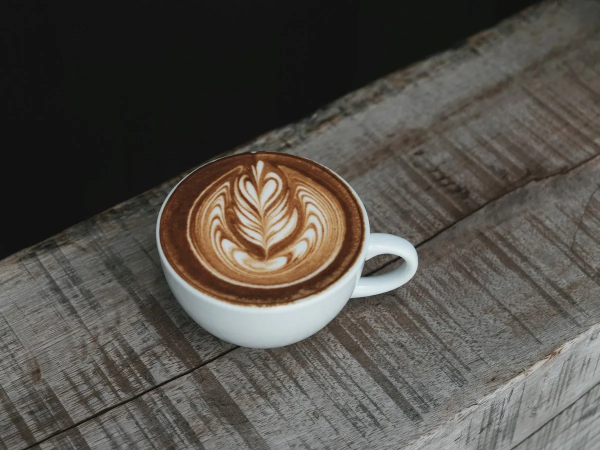
#> input picture images/produits/cappuccino.webp, 1200 x 900 px (shown at 1/2 size)
$ python -i plates.py   (imports and definitions only)
#> lines starting #> are read from the running program, lines starting #| are printed output that depends on the picture; after the words box and inside, x2 and y2 are one past the last pixel; in counts of white or black regions, pixels touching at a corner belong together
#> further down, picture is the input picture: shape (900, 1200, 3); mean B, G, R 73.2, 79.1, 83.1
# Transforme les photos annotées des fiches de production Treffel en photos de carte :
# plat détouré (ellipse), flèches/étiquettes retirées (inpainting), cadrage serré 4:3,
# fond de pierre sombre texturé, ombre douce, étalonnage chaud, vignette.
#
#   python -I plates.py <src_dir> <out_dir> <overrides_dir> [--only slug]
#
# Réglages par plat : <overrides_dir>/<slug>.json, tous les champs sont optionnels :
#   ellipse   [cx, cy, ra, rb, angle]   plat, en pixels SOURCE (sinon détection auto)
#   extra     [[cx, cy, ra, rb, angle]] ellipses ajoutées au détourage (pot, coupelle…)
#   shrink    0.985    réduction de l'ellipse (évite un liseré blanc)
#   zoom      0.92     < 1 = le plat déborde du cadre ; 1 = plat entier
#   offset    [dx, dy] décalage du cadrage, pixels SOURCE
#   auto      {"strokes": true, "hough": true, "heads": true, "text": true}
#             active/désactive chaque détection automatique
#   protect_out [[fx0, fy0, fx1, fy1]]  zones (fractions 0..1 de l'image FINALE) que
#             le nettoyage automatique ne doit pas toucher (nourriture abîmée)
#   erase_out   [[fx0, fy0, fx1, fy1]]  zones (fractions de l'image FINALE) à effacer
#             (restes de flèches, pointes, lettres) ; reportées sur la source
#   erase_radius 4     rayon d'inpainting
import sys, os, json
import numpy as np
import cv2

args = [a for a in sys.argv[1:] if not a.startswith("--")]
# [1 line that did not run here, left out]
ONLY = None
if "--only" in sys.argv:
    ONLY = sys.argv[sys.argv.index("--only") + 1]
# [2 lines not run here, left out]

DISHES = {
    "production-p1-0.png": "le-breakfast-club",
    "production-p2-0.png": "le-savory-club",
    "production-p3-0.png": "granola-bowl",
    "production-p4-0.png": "salade-classique",
    "production-p5-0.png": "sardines-houmous-mediterranean",
    "production-p6-0.png": "sweet-mediterranean-bowl",
    "production-p7-0.png": "chickpea-salad-bowl",
    "production-p8-0.png": "recovery-bowl",
    "production-p9-0.png": "dragon-eyes-rice",
}
W_OUT, H_OUT = 1200, 900


def load_ovr(slug):
    p = os.path.join(OVR_DIR, slug + ".json")
    return json.load(open(p, encoding="utf-8")) if os.path.exists(p) else {}


def find_plate(img):
    hsv = cv2.cvtColor(img, cv2.COLOR_BGR2HSV)
#> hsv: shape (900, 1200, 3); mean H, S, V 26.9, 31.8, 84.1
    gray = cv2.cvtColor(img, cv2.COLOR_BGR2GRAY)
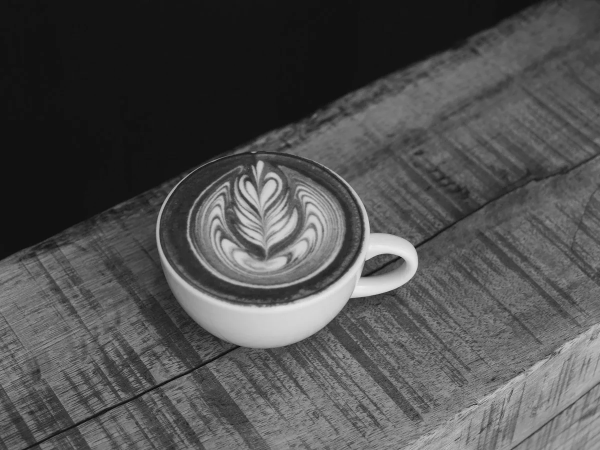
#> gray: shape (900, 1200) (shown at 1/2 size); min 0, max 239, mean 79.7
    nonwhite = ((gray < 236) | (hsv[..., 1] > 22)).astype(np.uint8) * 255
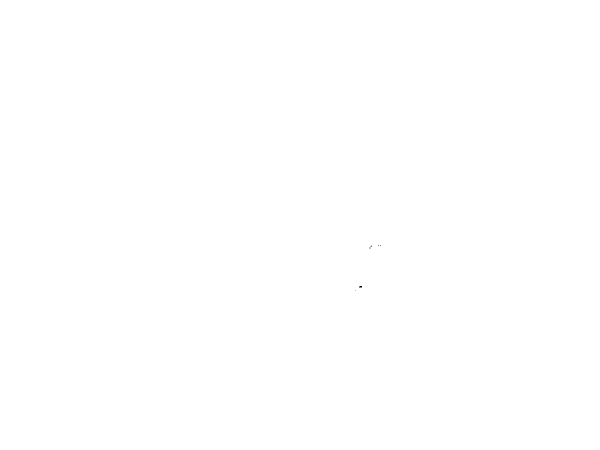
#> nonwhite: shape (900, 1200) (shown at 1/2 size); 100% white; black in thin lines or dots, all inside (x1, y1, x2, y2) = (710, 491, 762, 581)
    k = max(7, int(min(img.shape[:2]) * 0.018)) | 1
#> k = 17
    opened = cv2.morphologyEx(nonwhite, cv2.MORPH_OPEN, cv2.getStructuringElement(cv2.MORPH_ELLIPSE, (k, k)))
    closed = cv2.morphologyEx(opened, cv2.MORPH_CLOSE, cv2.getStructuringElement(cv2.MORPH_ELLIPSE, (k * 3, k * 3)))
#> closed: shape (900, 1200); every value is 255
    n, lab, stats, _ = cv2.connectedComponentsWithStats(closed)
#> lab: shape (900, 1200) int32; every value is 1
#> n = 2; stats = [[-1, 2147483647, 0, 0, 0], [0, 0, 1200, 900, 1080000]]
    i = 1 + int(np.argmax(stats[1:, cv2.CC_STAT_AREA]))
#> i = 1
    hull = cv2.convexHull(cv2.findNonZero((lab == i).astype(np.uint8)))
#> hull = [[1199, 899], [0, 899], [0, 0], [1199, 0]]
#> (the run stopped early here; a loop or call above may not have finished)
